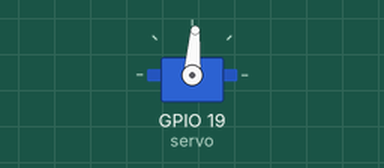
Simulated run of this program. Board: Raspberry Pi (BCM pin numbers). On the bench: servo. Servo angles are drawn from the pulse width (0.5 ms = 0°, 2.5 ms = 180°); what the program prints to the terminal is not drawn. At 1.2 s the program stops and its outputs stay as they are.

Above: at 0.1 s.
Timing chart, 0 to 2.6 s (numbered marks = the images above):
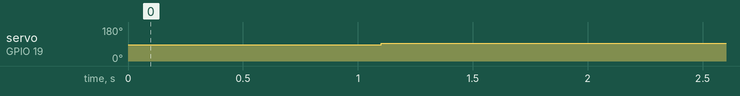

Measured:
- by itself, servo on GPIO 19 (servo): 86° → 95° at 1.1 s

The program:

servo_test.py
```python
#!/usr/bin/env python3
"""Test a continuous-rotation servo on BCM GPIO19 at low speed."""

from time import sleep

from gpiozero import Servo


SERVO_PIN = 19
SERVO_LEFT_VALUE = -0.1
SERVO_RIGHT_VALUE = 0.1
SERVO_RUN_SECONDS = 0.1
BETWEEN_TESTS_SECONDS = 1.0


def run_direction(servo: Servo, name: str, value: float) -> None:
    print(
        f"{name} start: value={value:+.1f}, "
        f"duration={SERVO_RUN_SECONDS:.1f}s"
    )
    servo.value = value
    sleep(SERVO_RUN_SECONDS)
    servo.detach()
    print(f"{name} stop: PWM detached")


def main() -> None:
    servo = Servo(SERVO_PIN, initial_value=None)
    try:
        run_direction(servo, "LEFT", SERVO_LEFT_VALUE)
        sleep(BETWEEN_TESTS_SECONDS)
        run_direction(servo, "RIGHT", SERVO_RIGHT_VALUE)
    finally:
        servo.detach()
        servo.close()
        print("Servo test finished: GPIO released")


if __name__ == "__main__":
    main()
```
